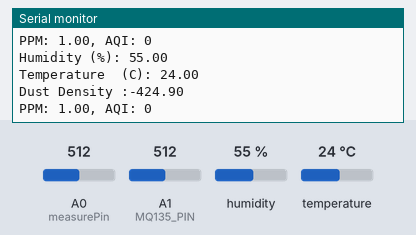
Simulated run of this sketch. Board: Arduino Uno, built with avr-gcc and run on an emulated ATmega328P. Shown: the last lines printed to the serial monitor. Inputs (shaded band) come from the test bench; at power-on: A0 (measurePin) = 512, A1 (MQ135_PIN) = 512, humidity 55 %, temperature 24 °C.

Above: at 8.2 s.
8.3 s: A0 (measurePin) set to 128
At 10.8 s:
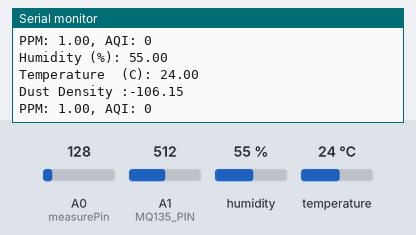
11.0 s: A0 (measurePin) set to 115
At 13.5 s:
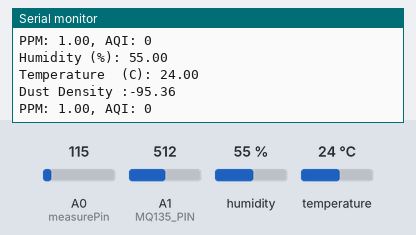
Timing chart, 0 to 15.0 s (numbered marks = the images above; inputs shaded):
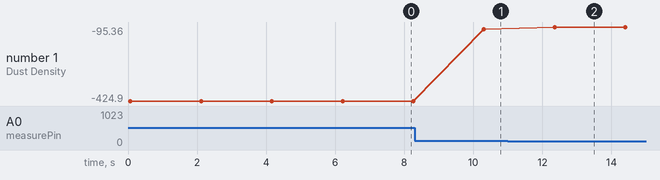

Measured:
- after the input at 8.3 s, the serial monitor: prints a new line after 2.0 s (image 1)
- after the input at 11.0 s, the serial monitor: prints a new line after 1.4 s (image 2)
- plotted number 1: -424.9 → -106.15 after the input at 8.3 s, -106.15 → -95.36 after the input at 11.0 s

The sketch:

Air_Pollution_Monitoring_System.ino
```cpp
const int MQ135_PIN = A1;
#include <dht11.h>
#define DHT11PIN 4
dht11 DHT11;

#define measurePin A0 //Connect dust sensor to Arduino A0 pin
int samplingTime = 280; // time required to sample signal coming out   of the sensor
int deltaTime = 40; //
int sleepTime = 9680;
float voMeasured = 0;
float calcVoltage = 0;
float dustDensity = 0;
void  setup()
{
  Serial.begin(9600);

}

void loop()
{
  int chk = DHT11.read(DHT11PIN);
  Serial.print("Humidity (%): ");
  Serial.println((float)DHT11.humidity, 2);
  Serial.print("Temperature  (C): ");
  Serial.println((float)DHT11.temperature, 2);
  //--------------------------------------------------------------------------------------------//
  delayMicroseconds(samplingTime);
  voMeasured = analogRead(measurePin); // read the dust value
  delayMicroseconds(deltaTime);

  delayMicroseconds(sleepTime);
  // 0 - 5V mapped to 0 - 1023 integer values
  // recover voltage
  calcVoltage = voMeasured * (5.0 / 1024.0);
  dustDensity = 170 * calcVoltage - 0.1;
  Serial.print("Dust Density :-");
  Serial.println(dustDensity); // unit: ug/m3

//-------------------------------------------------------------------------------------------------------
  int sensorValue = analogRead(MQ135_PIN);
  float ppm = getPPM(sensorValue);
  int aqi = calculateAQI(ppm);
  Serial.print("PPM: ");
  Serial.print(ppm);
  Serial.print(", AQI: ");
  Serial.println(aqi);

  delay(2000);

}

float getPPM(int sensorValue) {
  // Replace these values with the calibration values for your specific MQ135 sensor
  float resistanceCleanAir = 10000; // Resistance in clean air (Rs/R0)
  float slope = 2.3; // Sensitivity slope of the MQ135 sensor

  // Calculate the resistance ratio (Rs/R0)
  float resistanceRatio = float(sensorValue) / 1023.0;

  // Calculate the resistance of the sensor (Rs) in kOhms
  float resistanceSensor = (1.0 - resistanceRatio) / resistanceRatio * resistanceCleanAir;

  // Calculate the ppm value based on the sensitivity slope and sensor resistance
  float ppm = pow(10, ((log10(resistanceSensor) - log10(resistanceCleanAir)) / slope));

  return ppm;
}

int calculateAQI(float ppm) {
  // AQI calculation based on the EPA (United States Environmental Protection Agency) formula
  // Modify this formula according to your local AQI standards if necessary

  if (ppm < 0) ppm = 0;
  if (ppm > 2000) ppm = 2000;

  int AQI;
  if (ppm <= 50) {
    AQI = map(ppm, 0, 50, 0, 50);
  } else if (ppm <= 100) {
    AQI = map(ppm, 51, 100, 51, 100);
  } else if (ppm <= 150) {
    AQI = map(ppm, 101, 150, 101, 150);
  } else if (ppm <= 200) {
    AQI = map(ppm, 151, 200, 151, 200);
  } else if (ppm <= 300) {
    AQI = map(ppm, 201, 300, 201, 300);
  } else if (ppm <= 500) {
    AQI = map(ppm, 301, 500, 301, 500);
  } else {
    AQI = 500; // Clamp AQI value to 500 if ppm exceeds 500
  }

  return AQI;
}
```
